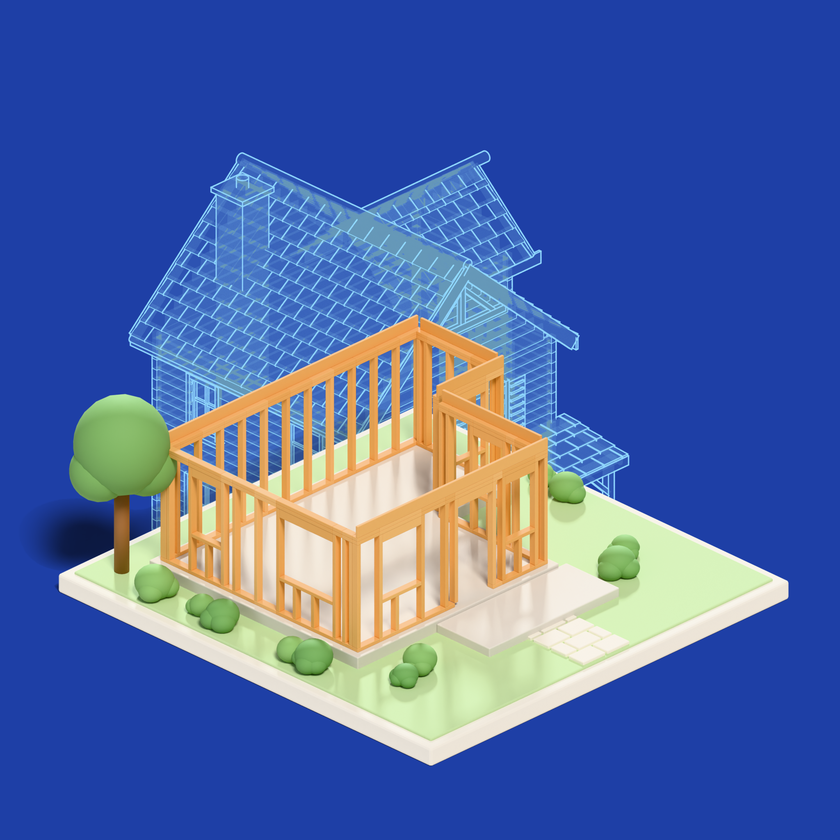
#> input picture design/blueprint-house/FIRST-LOOK.png, 840 x 840 px, shrunk from 2048 x 2048 before the run
$ python measure_night.py ../FIRST-LOOK.png
#> lines starting #> are read from the running program, lines starting #| are printed output that depends on the picture
"""Night contrast vs the navy canvas #0B1230: composite each RGBA still over navy, per-pixel WCAG contrast vs navy.
Hero = pixels with alpha >= A (the object, not the soft shadow). 'studs' = hero pixels that are timber-ish (non-lawn):
we report p99 and share >= 3:1 for hero, plus p99 over the brightest silhouette band (alpha>=200).
usage: python measure_night.py [--alpha 128] file.png ..."""
import sys, json, numpy as np
from PIL import Image
NAVY = np.array([0x0B, 0x12, 0x30], np.float32) / 255
def lum(c):
    c = np.where(c <= 0.04045, c / 12.92, ((c + 0.055) / 1.055) ** 2.4)
    return 0.2126 * c[..., 0] + 0.7152 * c[..., 1] + 0.0722 * c[..., 2]
Ln = float(lum(NAVY))
args = sys.argv[1:]; A = 128
if args and args[0] == '--alpha': A = int(args[1]); args = args[2:]
out = {}
for f in args:
    im = np.asarray(Image.open(f).convert('RGBA')).astype(np.float32) / 255
    a = im[..., 3:4]; rgb = im[..., :3] * a + NAVY * (1 - a)
#> after `a = im[..., 3:4]`: a: shape (840, 840, 1) float32; every value is 1
    L = lum(rgb); cr = (np.maximum(L, Ln) + 0.05) / (np.minimum(L, Ln) + 0.05)
#> in lum (call 2), `c = np.where(c <= 0.04045, c / 12.92, ((c + 0.055) / 1.055) ** 2.4)`:
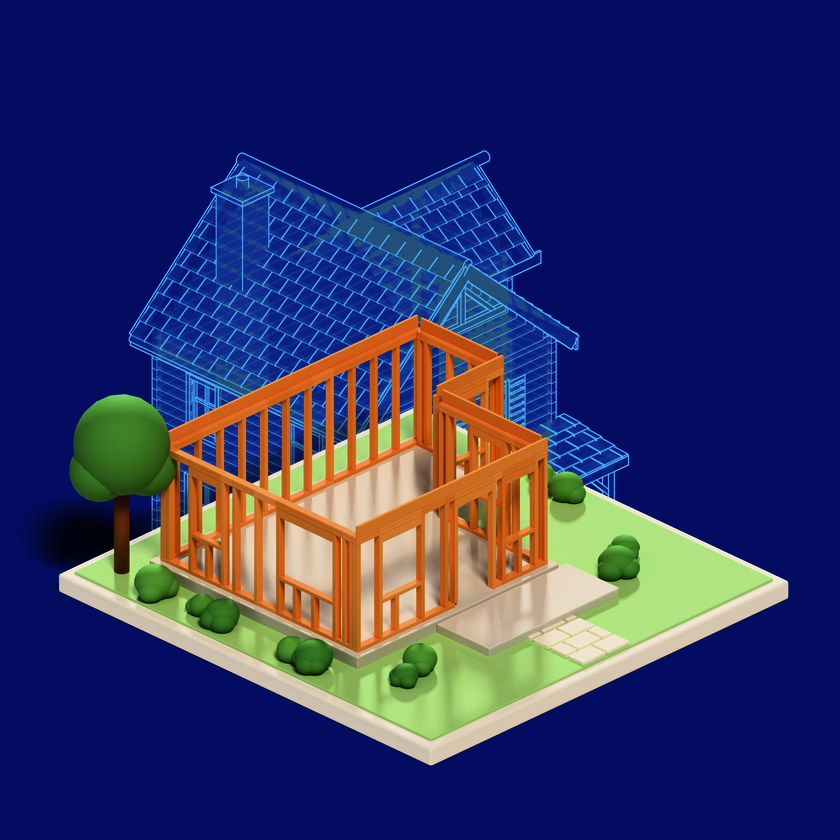
#> c: shape (840, 840, 3) float32; mean of channels 0, 1, 2 0.185, 0.204, 0.395; drawn as R, G, B
#> in lum (call 2), `return 0.2126 * c[..., 0] + 0.7152 * c[..., 1] + 0.0722 * c[..., 2]`:
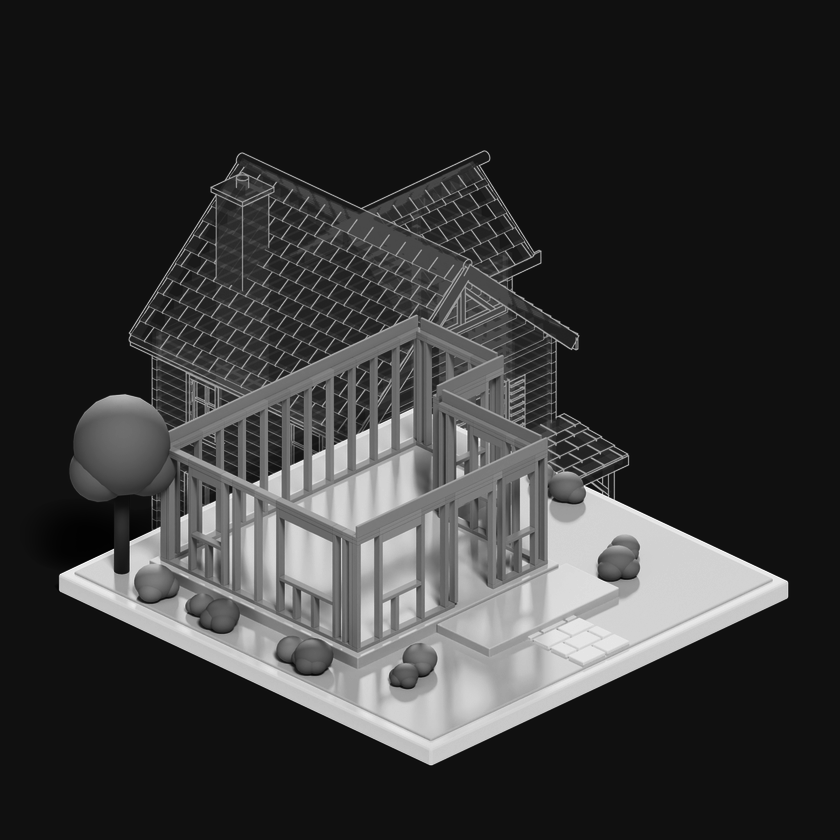
#> returned value: shape (840, 840) float32; min 0.00568, max 0.992, mean 0.214
    hero = im[..., 3] >= A / 255
#> hero: shape (840, 840) bool; every value is 1
    v = cr[hero]
    out[f.split('/')[-1]] = dict(p99=round(float(np.percentile(v, 99)), 2), p90=round(float(np.percentile(v, 90)), 2),
                                 median=round(float(np.median(v)), 2), share_ge3=round(float((v >= 3).mean() * 100), 2),
                                 share_ge2=round(float((v >= 2).mean() * 100), 2), px=int(hero.sum()))
for k, r in out.items(): print(k, r)
#> this loop made 1 pass
#> k on pass 1: 'FIRST-LOOK.png'
#| FIRST-LOOK.png {'p99': 15.9, 'p90': 12.66, 'median': 2.03, 'share_ge3': 35.34, 'share_ge2': 98.81, 'px': 705600}
if '--json' in sys.argv: pass
